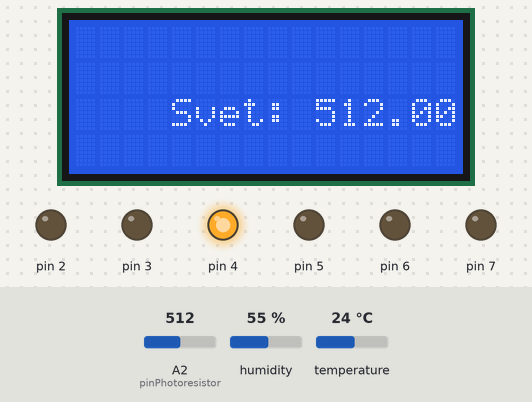
Recording of a sketch running on a simulated Arduino Uno, built with avr-gcc and run on an emulated ATmega328P. On the bench: 16×4 character LCD, output pins drawn as LEDs (lit = HIGH). Inputs (shaded band) come from the test bench; at power-on: A2 (pinPhotoresistor) = 512, humidity 55 %, temperature 24 °C. What the sketch prints to the serial monitor is not drawn. At 1.1 s the program stops and its outputs stay as they are.

Above: at 0.6 s.
At 1.1 s:
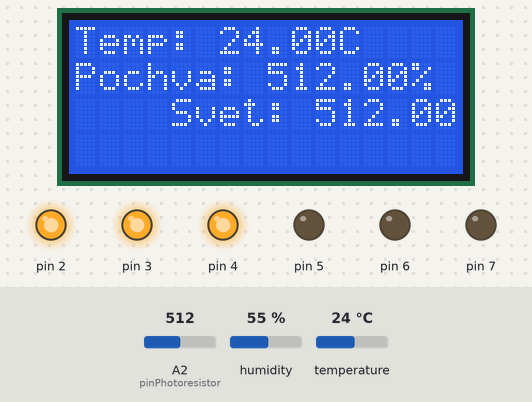
Timing chart, 0 to 2.6 s (numbered marks = the images above):
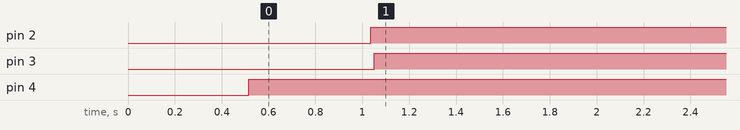

Measured:
- by itself, pin 2: LOW → HIGH at 1.0 s
- by itself, pin 3: LOW → HIGH at 1.1 s
- by itself, pin 4: LOW → HIGH at 0.51 s
- what the display in image 0 shows lasts 0.6 s, from 0.5 s to 1.1 s

The sketch:

automated_greenhouse_multi_thread.ino
```cpp
// подключение библиотеки монитора
#include <LiquidCrystal_I2C.h>
// подключение библиотеки DHT
#include "DHT.h"
#include <Thread.h>
#include <ThreadController.h>

// тип датчика DHT
#define DHTTYPE DHT11

// пин датчика DHT
const int pinDHT11 = 9;
// пин аналогового выхода модуля влажности почвы
const int pinSoilMoisture = A0;
// пин аналогового выхода фоторезистора
const int pinPhotoresistor = A2;

const int temperatureSensorIndex = 0;

const int soilHumiditySensorIndex = 1;

const int lightSensorIndex = 2;

// создание экземпляра обьекта DHT
DHT dht(pinDHT11, DHTTYPE);
// Адрес I2C 0x27, 16 столбцов и 2 строки
LiquidCrystal_I2C lcd(0x27, 16, 4);

typedef struct {
  int ledPin;
  int sensorPin;
  int relayPin;
  int lowerActivationThreshold;
  String lcdMessageString;
} SensorConfiguration;

SensorConfiguration sensors[] {
  {5,9,2,28,"Temp: %sC"}, //temperature sensor
  {6,A0,3,950,"Pochva: %s%%"}, //soil humidity sensor
  {7,A2,4,800,"Svet: %s."} //light sensor
};

// ThreadController that will controll all threads
ThreadController controll = ThreadController();

//Поток обработки датчика температуры
Thread temperatureSensorThread = Thread();
//Поток обработки датчика влажности почвы
Thread soilHumidityThread = Thread();
//Поток обработки датчика освещенности
Thread lightSensorThread = Thread();
//Поток обработки датчика влажности воздуха
Thread humiditySensorThread = Thread();

void setup() {
  // запуск последовательного порта
  Serial.begin(9600);
  Serial.print("setup ");

  for (int i = 0; i < sizeof(sensors)/ sizeof(sensors[0]); i++) {
    SensorConfiguration sensor = sensors[i];
    sensorEnabling(sensor.ledPin, sensor.relayPin);
  }

  dht.begin();
  // инициализация дисплея
  lcd.init();
  lcd.backlight();

  // Configure temperatureSensorThread
	temperatureSensorThread.onRun(processTemperatureSensorCallback);
	temperatureSensorThread.setInterval(1000);

	// Configure soilHumidityThread
	soilHumidityThread.onRun(processSoilHumiditySensorCallback);
	soilHumidityThread.setInterval(1000);

	// Configure lightSensorThread
	lightSensorThread.onRun(processLightSensorCallback);
	lightSensorThread.setInterval(500);

  humiditySensorThread.onRun(processHumiditySensorCallback);
  humiditySensorThread.setInterval(1000);

	// Adds threads to the controll
	controll.add(&temperatureSensorThread);
  controll.add(&soilHumidityThread);
  controll.add(&lightSensorThread);
  controll.add(&humiditySensorThread);

  Serial.println("setup done");
}

void loop() {
  controll.run();
}

//Обработка датчика температуры
void processTemperatureSensorCallback() {
  SensorConfiguration sensorConfiguration = sensors[temperatureSensorIndex];
  processSensor(sensorConfiguration, temperatureSensorIndex);
}

//Обработка датчика влажности почвы
void processSoilHumiditySensorCallback() {
  SensorConfiguration sensorConfiguration = sensors[soilHumiditySensorIndex];
  processSensor(sensorConfiguration, soilHumiditySensorIndex);
}

//Обработка датчика освещенности
void processLightSensorCallback() {
  SensorConfiguration sensorConfiguration = sensors[lightSensorIndex];
  processSensor(sensorConfiguration, lightSensorIndex);
}

//Обработка датчика
void processSensor(SensorConfiguration sensorConfiguration, int sensorIndex) {
  float sensorValue = readSensorValue(sensorConfiguration.sensorPin);

  if (isnan(sensorValue)) {
    processErrorSensorValue(sensorConfiguration.sensorPin, sensorValue, sensorIndex);
  } else {
    showSensorInfoOnLCD(sensorConfiguration.lcdMessageString, sensorIndex, sensorValue);
    processSensorValue(sensorValue, sensorConfiguration.lowerActivationThreshold, sensorConfiguration.ledPin, sensorConfiguration.relayPin);
  }
}

//Обработка датчика влажности
void processHumiditySensorCallback() {
  // влажность воздуха
  float airHumidity = dht.readHumidity();
  if (isnan(airHumidity)) {
    processErrorSensorValue(pinDHT11, airHumidity, 3);
  } else {
    showSensorInfoOnLCD("Vlaga: %s%%", 3, airHumidity);
  }
}

// Считать значение с датчика
float readSensorValue(int sensorPin) {
  switch (sensorPin) {
    case pinDHT11:
      return dht.readTemperature();
    case pinSoilMoisture:
      return analogRead(pinSoilMoisture);
    case pinPhotoresistor:
      return analogRead(pinPhotoresistor);
  }
}

//Вывести информацию на ЛСД для корректных значений датчиков
void showSensorInfoOnLCD(String format, int cursorRow, float sensorValue) {
  int cursorColumn = 0;
  char buffer[format.length()];

  sprintf(buffer, format.c_str(), String(sensorValue).c_str()); //костылоь. sprintf не умеет работать с дробными типами в arduino для производительности. решение с dtostrf приводит к переполнению буфера

  lcd.setCursor(cursorColumn, cursorRow);
  lcd.print(buffer);
}

//Обработать корректные значения с датчиков
void processSensorValue(int sensorValue, int lowerActivationThreshold, int sensorLedPin, int relayPin) {
    if (sensorValue > lowerActivationThreshold) {
    digitalWrite(sensorLedPin, HIGH);
    digitalWrite(relayPin, LOW);
  } else {
    digitalWrite(sensorLedPin, LOW);
    digitalWrite(relayPin, HIGH);
  }
}

//Обработать некорректные значения с датчиков
void processErrorSensorValue(int sensorPin, float sensorValue, int sensorIndex) {
    Serial.print("Датчик на пине ");
    Serial.print(sensorPin);
    Serial.print(" показывает парашу - ");
    Serial.println(sensorValue);

    showErrorOnLCD(sensorIndex);
}

//Вывести на ЛСД информацию% что датчик сломан
void showErrorOnLCD(int cursorRow) {
  int cursorColumn = 0;
  lcd.setCursor(cursorColumn, cursorRow);
  lcd.print("Sloman          "); //костыль, если рабочий текст был длиннее этой надписи, то останутся артефакты
}

//Назначить пины лампочек на выход и выключить их
//Назначить пины для реле
void sensorEnabling(int ledPin, int relayPin) {
  // пин выход лампочек датичков
  // далее лампочки отключены
  pinMode(ledPin, OUTPUT);
  digitalWrite(ledPin, LOW);
  // пин выход реле
  pinMode(relayPin, OUTPUT);
}
```
